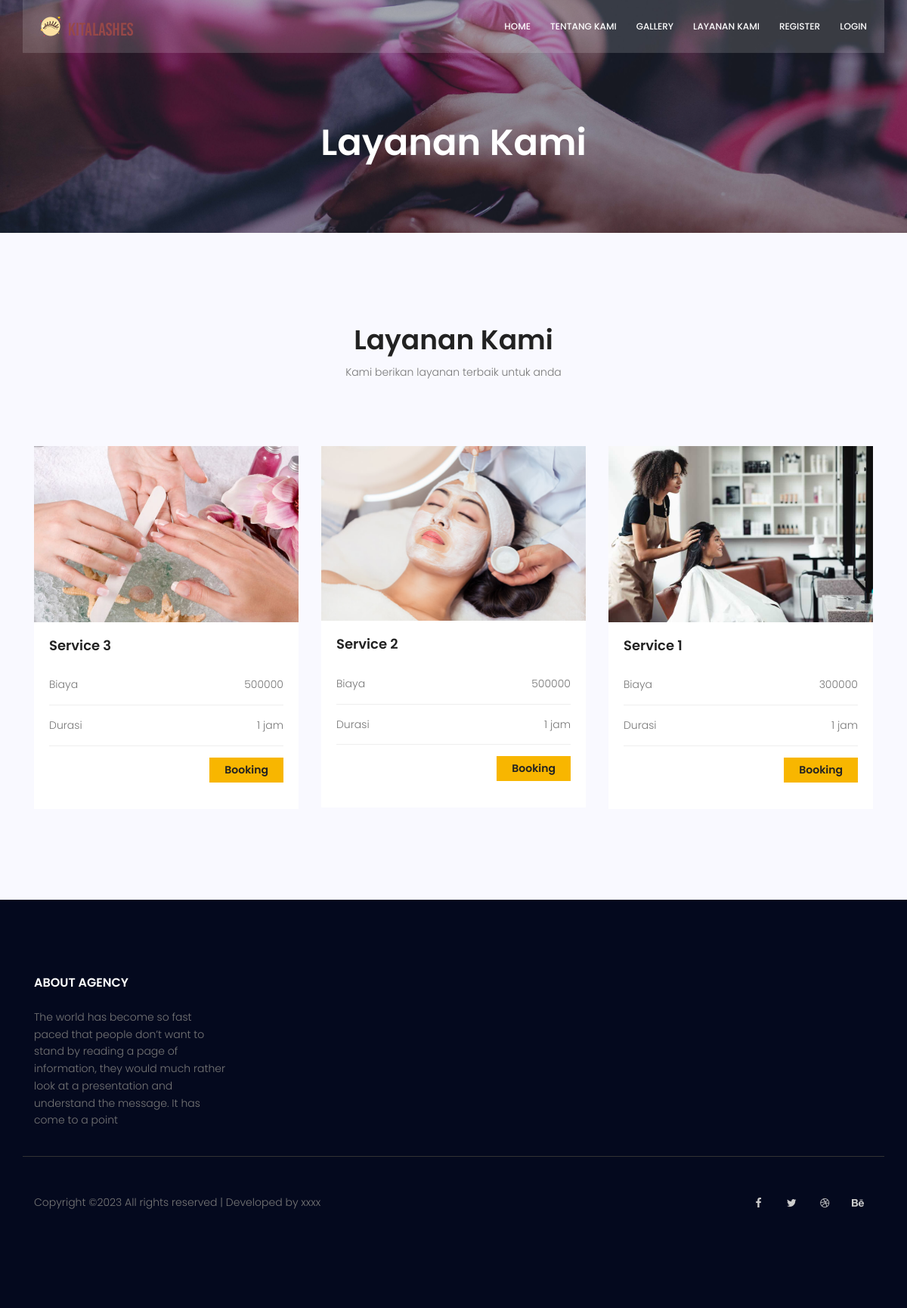
Screenshot of /index.php/site/service with the database file from the repository.
### tables this page shows
CREATE TABLE `service` (
  `id_service` varchar(100) NOT NULL,
  `nama_service` varchar(100) NOT NULL,
  `id_kategori` varchar(100) NOT NULL,
  `biaya` int(11) NOT NULL,
  `durasi` varchar(100) NOT NULL,
  `file` varchar(100) NOT NULL
);

### application/libraries/Template.php (called while the page is built)
<?php if ( ! defined('BASEPATH')) exit('No direct script access allowed');
class Template {
		var $template_data = array();
		function set($name, $value)
		{
			$this->template_data[$name] = $value;
		}
		function load($template = '', $view = '' , $view_data = array(), $return = FALSE)
		{
			$this->CI =& get_instance();
			$this->set('contents', $this->CI->load->view($view, $view_data, TRUE));
			return $this->CI->load->view($template, $this->template_data, $return);
		}
}

### application/controllers/Site.php (called while the page is built, shortened)
<?php
class Site extends CI_Controller{
     public function service()
    {
  $data = array(
           'judul' => 'Layanan Kami',
         'dt_service' => $this->m_umum->get_service(),
        );
        $this->template->load('site/template2', 'site/service', $data);
    }
}

### index.php (called while the page is built, shortened)
<?php
require_once BASEPATH.'core/CodeIgniter.php';

### application/models/M_umum.php (called while the page is built, shortened)
<?php
class M_umum extends CI_model
{
	function get_service()
	{
		$this->db->select('*');
		$this->db->from('service a');
		$this->db->join('kategori b', 'a.id_kategori=b.id_kategori', '');
		$query = $this->db->get();
		return $query->result();
	}
}

### application/views/site/service.php (the view, shortened to what this page needs)
<section class="about-banner relative">
				<div class="overlay overlay-bg"></div>
				<div class="container">
					<div class="row d-flex align-items-center justify-content-center">
						<div class="about-content col-lg-12">
							<h1 class="text-white">
								<?= $judul; ?>
							</h1>
						</div>
					</div>
				</div>
			</section>
		<section class="destinations-area section-gap">
				<div class="container">
		            <div class="row d-flex justify-content-center">
		                <div class="menu-content pb-40 col-lg-8">
		                    <div class="title text-center">
		                        <h1 class="mb-10">Layanan Kami</h1>
		                        <p>Kami berikan layanan  terbaik untuk anda</p>
		                    </div>
		                </div>
		            </div>
					<div class="row">
						   <?php
                foreach ($dt_service as $d):?>
						<div class="col-lg-4">
							<div class="single-destinations">
								<div class="thumb">
									<img src="<?= base_url(); ?>upload/<?= $d->file; ?>" alt="">
								</div>
								<div class="details">
									<h4><?= $d->nama_service; ?></h4>
									<ul class="package-list">
										<li class="d-flex justify-content-between align-items-center">
											<span>Biaya</span>
											<span><?= $d->biaya; ?></span>
										</li>
										<li class="d-flex justify-content-between align-items-center">
											<span>Durasi</span>
											<span><?= $d->durasi; ?></span>
										</li>
										<li class="d-flex justify-content-between align-items-center">
											<a href="<?= base_url('user'); ?>" class="price-btn">Booking</a>
										</li>
									</ul>
								</div>
							</div>
						</div>
						<?php endforeach;?>
					</div>
				</div>
			</section>

### application/views/site/template2.php (shortened to what this page needs)
<!DOCTYPE html>
	<html lang="zxx" class="no-js">
	<head>
		 <link rel="stylesheet" href="<?= base_url(); ?>assets/css/linearicons.css">
            <link rel="stylesheet" href="<?= base_url(); ?>assets/css/font-awesome.min.css">
            <link rel="stylesheet" href="<?= base_url(); ?>assets/css/bootstrap.css">
            <link rel="stylesheet" href="<?= base_url(); ?>assets/css/magnific-popup.css">
            <link rel="stylesheet" href="<?= base_url(); ?>assets/css/jquery-ui.css">
            <link rel="stylesheet" href="<?= base_url(); ?>assets/css/nice-select.css">
            <link rel="stylesheet" href="<?= base_url(); ?>assets/css/animate.min.css">
            <link rel="stylesheet" href="<?= base_url(); ?>assets/css/owl.carousel.css">
            <link rel="stylesheet" href="<?= base_url(); ?>assets/css/main.css">
		</head>
		<body>
			 <header id="header">
                <div class="container main-menu">
                    <div class="row align-items-center justify-content-between d-flex">
                      <div id="logo">
                        <a href="index.html"><img src="<?= base_url(); ?>assets/img/logo.png" alt="" title="" /></a>
                      </div>
                      <nav id="nav-menu-container">
                        <ul class="nav-menu">
                          <li><a href="<?= base_url('site');?>">Home</a></li>
                          <li><a href="<?= base_url('site/about');?>">Tentang Kami</a></li>
                          <li><a href="<?= base_url('site/gallery');?>">Gallery</a></li>
                          <li><a href="<?= base_url('site/service');?>">Layanan Kami</a></li>
                       <li><a data-toggle="modal" data-target="#register" href="#">Register</a></li>
                          <li><a data-toggle="modal" data-target="#login" href="#">Login</a></li>
                        </ul>
                      </nav>
                    </div>
                </div>
            </header>
			   <?=$contents?>
  <footer class="footer-area section-gap">
                <div class="container">
                    <div class="row">
                        <div class="col-lg-3  col-md-6 col-sm-6">
                            <div class="single-footer-widget">
                                <h6>About Agency</h6>
                                <p>
                                    The world has become so fast paced that people don’t want to stand by reading a page of information, they would much rather look at a presentation and understand the message. It has come to a point
                                </p>
                            </div>
                        </div>
                    </div>
                    <div class="row footer-bottom d-flex justify-content-between align-items-center">
                        <p class="col-lg-8 col-sm-12 footer-text m-0">
Copyright &copy;<script>document.write(new Date().getFullYear());</script> All rights reserved | Developed by xxxx
</p>
                        <div class="col-lg-4 col-sm-12 footer-social">
                            <a href="#"><i class="fa fa-facebook"></i></a>
                            <a href="#"><i class="fa fa-twitter"></i></a>
                            <a href="#"><i class="fa fa-dribbble"></i></a>
                            <a href="#"><i class="fa fa-behance"></i></a>
                        </div>
                    </div>
                </div>
            </footer>
        </body>
    </html>

### assets/css/main.css (style rules this page uses)
body { color: #777777; font-family: "Poppins", sans-serif; font-size: 14px; font-weight: 300; line-height: 1.625em; position: relative; }
ol, ul { margin: 0; padding: 0; list-style: none; }
a { -webkit-transition: all 0.3s ease 0s; -moz-transition: all 0.3s ease 0s; -o-transition: all 0.3s ease 0s; transition: all 0.3s ease 0s; }
a, a:focus, a:hover { text-decoration: none; outline: 0; }
h1, h2, h3, h4, h5, h6 { font-family: "Poppins", sans-serif; color: #222222; line-height: 1.2em !important; margin-bottom: 0; margin-top: 0; font-weight: 600; }
h1, .h1 { font-size: 36px; }
h4, .h4 { font-size: 18px; }
h6, .h6 { font-size: 14px; color: #222222; }
.mb-10 { margin-bottom: 10px; }
.pb-40 { padding-bottom: 40px; }
.text-white { color: #fff; }
.text-center { text-align: center; }
.relative { position: relative; }
.overlay { position: absolute; left: 0; right: 0; top: 0; bottom: 0; }
h1 { font-size: 36px; }
h4 { font-size: 18px; }
h6 { font-size: 14px; }
h1, h2, h3, h4, h5, h6 { line-height: 1.5em; }
.main-menu { padding-bottom: 20px; padding-top: 20px; background: rgba(255, 255, 255, 0.15); padding-left: 15px; padding-right: 15px; }
#header { position: fixed; left: 0; top: 0; right: 0; transition: all 0.5s; z-index: 997; }
.nav-menu, .nav-menu * { margin: 0; padding: 0; list-style: none; }
.nav-menu li { position: relative; white-space: nowrap; }
.nav-menu > li { float: left; }
.nav-menu a { padding: 0 8px 0px 8px; text-decoration: none; display: inline-block; color: #fff; font-weight: 500; font-size: 12px; text-transform: uppercase; outline: none; }
.nav-menu > li { margin-left: 10px; }
#mobile-nav { position: fixed; top: 0; padding-top: 18px; bottom: 0; z-index: 998; background: rgba(0, 0, 0, 0.8); left: -260px; width: 260px; overflow-y: auto; transition: 0.4s; }
#mobile-nav ul { padding: 0; margin: 0; list-style: none; }
#mobile-nav ul li { position: relative; }
#mobile-nav ul li a { color: #fff; font-size: 13px; text-transform: uppercase; overflow: hidden; padding: 10px 22px 10px 15px; position: relative; text-decoration: none; width: 100%; display: block; outline: none; font-weight: 400; }
.section-gap { padding: 120px 0; }
#logo { padding-left: 15px; }
#nav-menu-container { padding-right: 15px; }
.about-banner { background: url(../img/top-banner.jpg) center; background-size: cover; }
.about-banner .overlay-bg { background: rgba(4, 9, 30, 0.4); }
.about-content { margin-top: 70px; padding: 90px 0px; text-align: center; }
.about-content h1 { font-size: 48px; font-weight: 600; }
.destinations-area { background: #f9f9ff; }
.destinations-area .single-destinations { margin-top: 30px; -webkit-transition: all 0.3s ease 0s; -moz-transition: all 0.3s ease 0s; -o-transition: all 0.3s ease 0s; transition: all 0.3s ease 0s; }
.destinations-area .single-destinations .thumb { overflow: hidden; }
.destinations-area .single-destinations .thumb img { width: 100%; -webkit-transition: all 0.3s ease 0s; -moz-transition: all 0.3s ease 0s; -o-transition: all 0.3s ease 0s; transition: all 0.3s ease 0s; }
.destinations-area .single-destinations .details { background: #fff; padding: 20px; }
.destinations-area .single-destinations .details h4 { margin-bottom: 10px; }
.destinations-area .single-destinations .details .package-list { margin-top: 30px; }
.destinations-area .single-destinations .details .package-list li { border-bottom: 1px solid #eee; margin-bottom: 15px; padding-bottom: 15px; }
.destinations-area .single-destinations .details .package-list li:last-child { border-bottom: none; margin-bottom: 0px; }
.destinations-area .single-destinations .details .price-btn { background: #f8b600; color: #222; font-weight: 600; padding: 5px 20px; }
.footer-area { background: #04091e; padding-top: 100px; }
.footer-area h6 { text-transform: uppercase; color: #fff; margin-bottom: 25px; font-size: 16px; font-weight: 600; }
.footer-social { text-align: right; }
.footer-social a { width: 20px; width: 40px; display: inline-table; height: 40px; text-align: center; padding-top: 10px; -webkit-transition: all 0.3s ease 0s; -moz-transition: all 0.3s ease 0s; -o-transition: all 0.3s ease 0s; transition: all 0.3s ease 0s; }
.footer-social i { color: #cccccc; -webkit-transition: all 0.3s ease 0s; -moz-transition: all 0.3s ease 0s; -o-transition: all 0.3s ease 0s; transition: all 0.3s ease 0s; }
.single-footer-widget { color: #fff; }
.single-footer-widget p { color: #777777; }
.footer-bottom { padding-top: 40px; margin-top: 20px; border-top: 1px solid #333; }

### rows the page displays
service: file (picture), nama_service "Service 3", biaya "500000", durasi "1 jam"
service: file (picture), nama_service "Service 2", biaya "500000", durasi "1 jam"
service: file (picture), nama_service "Service 1", biaya "300000", durasi "1 jam"

### other values shown
$judul "Layanan Kami"
